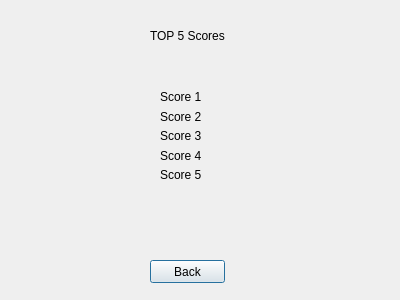
<?xml version="1.0" encoding="UTF-8"?>
<ui version="4.0">
 <class>HallFame</class>
 <widget class="QDialog" name="HallFame">
  <property name="geometry">
   <rect>
    <x>0</x>
    <y>0</y>
    <width>400</width>
    <height>300</height>
   </rect>
  </property>
  <property name="windowTitle">
   <string>MASTERMIND - Hall of Fame</string>
  </property>
  <widget class="QLabel" name="labelTop5">
   <property name="geometry">
    <rect>
     <x>150</x>
     <y>20</y>
     <width>81</width>
     <height>31</height>
    </rect>
   </property>
   <property name="text">
    <string>TOP 5 Scores</string>
   </property>
  </widget>
  <widget class="QPushButton" name="pushButtonBack">
   <property name="geometry">
    <rect>
     <x>150</x>
     <y>260</y>
     <width>75</width>
     <height>23</height>
    </rect>
   </property>
   <property name="text">
    <string>Back</string>
   </property>
  </widget>
  <widget class="QWidget" name="layoutWidget">
   <property name="geometry">
    <rect>
     <x>160</x>
     <y>90</y>
     <width>49</width>
     <height>91</height>
    </rect>
   </property>
   <layout class="QVBoxLayout" name="verticalLayout">
    <item>
     <widget class="QLabel" name="labelScore1">
      <property name="text">
       <string>Score 1</string>
      </property>
     </widget>
    </item>
    <item>
     <widget class="QLabel" name="labelScore2">
      <property name="text">
       <string>Score 2</string>
      </property>
     </widget>
    </item>
    <item>
     <widget class="QLabel" name="labelScore3">
      <property name="text">
       <string>Score 3</string>
      </property>
     </widget>
    </item>
    <item>
     <widget class="QLabel" name="labelScore4">
      <property name="text">
       <string>Score 4</string>
      </property>
     </widget>
    </item>
    <item>
     <widget class="QLabel" name="labelScore5">
      <property name="text">
       <string>Score 5</string>
      </property>
     </widget>
    </item>
   </layout>
  </widget>
 </widget>
 <resources/>
 <connections/>
</ui>
